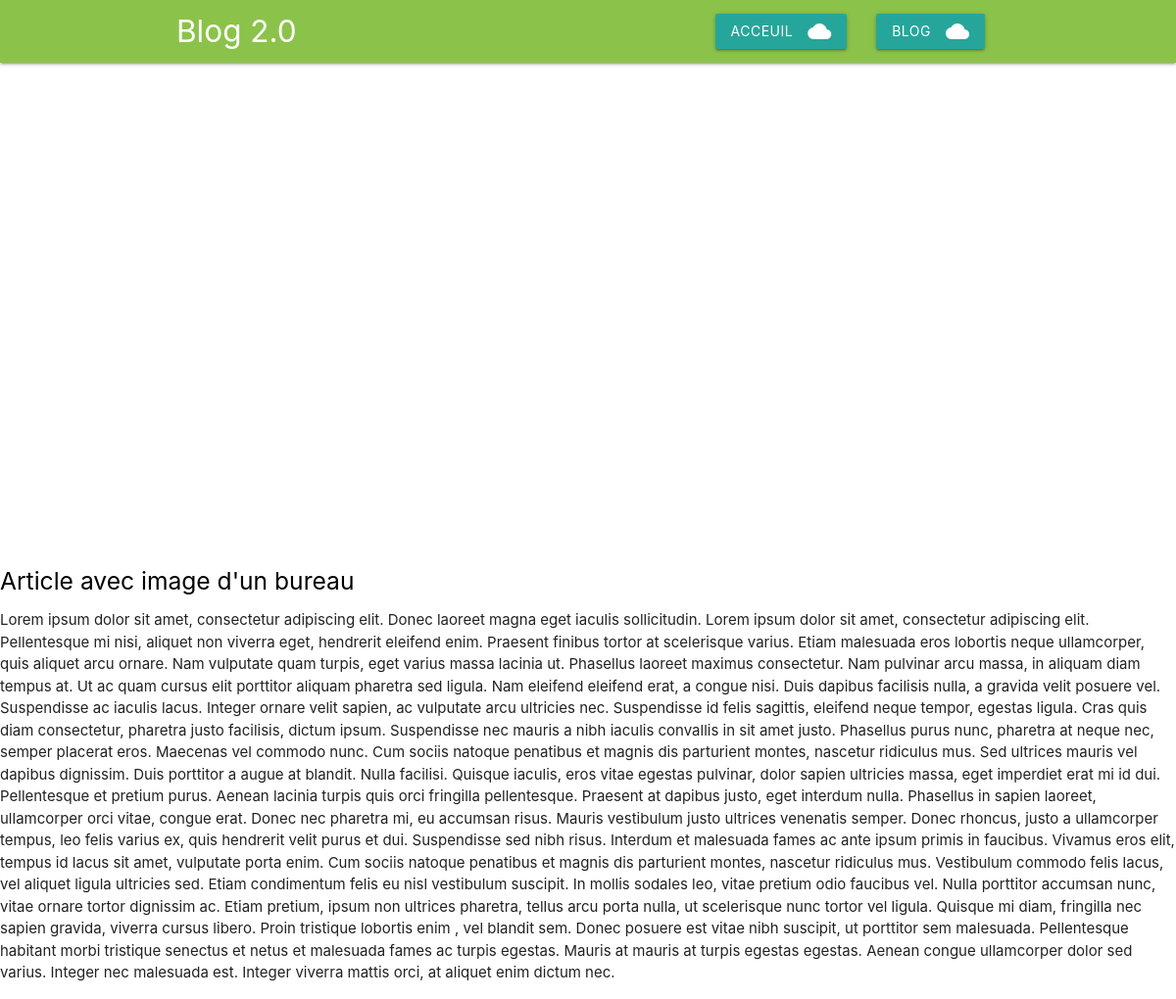
The app's page /post.php?id_post=2 with its own data.
### tables this page shows
create table posts(
    id_post  serial,
    titre varchar(250) not null,
    content varchar(10000) not null,
    name varchar(250) not null,
    ecrit varchar(250) not null,
    date DATE default current_date,
    posted integer default 0,
    image varchar(250) not null,
    primary key (id_post)


);

### php/DataLayer.class.php (called while the page is built, shortened)
<?php
class DataLayer {
	private  $connexion = NULL;
	function __construct(string $DSNFileName){
            try {
                $this->connexion = new PDO('mysql:host=codingschool-togo.com;dbname=u391525461_amevigbe','u391525461_amevigbe','Kanoli2014');
              }
              catch ( Exception $e ) {
                echo "Connection à la BDD impossible : ", $e->getMessage();
              }
            $this->connexion->setAttribute(PDO::ATTR_ERRMODE, PDO::ERRMODE_EXCEPTION);
            $this->connexion->setAttribute(PDO::ATTR_DEFAULT_FETCH_MODE,PDO::FETCH_ASSOC);
	}
    function getposts_id(int $id){
		$res = <<<EOD
            select * from posts
            where id_post=:id
        EOD;
        $stmt = $this->connexion->prepare($res);
        $stmt->bindValue(":id",$id);
        $stmt->execute();
        $res1 = $stmt->fetch();
        return $res1;
    }
}
?>

### php/initDataLayer.php (called while the page is built, shortened)
<?php
 $data = new DataLayer(DSN_FILENAME);
?>

### services/getposts_id.php (called while the page is built, shortened)
<?php
require_once('php/initDataLayer.php');
try {
   $result = intval($_GET['id_post']);
   $res = $data->getposts_id($result);
}
   catch(PDOException $e){
       echo $e;
   }
?>

### post.php (the view, shortened to what this page needs)
<!DOCTYPE html>
  <html>
    <head>
      <link type="text/css" rel="stylesheet" href="css/materialize.css"  media="screen,projection"/>
    </head>
    <body>
  <?php
  include_once("./topbar.php");
  include_once("services/getposts_id.php")
  ?>
    <div class="parallax-container">
        <div class="parallax"><img src="images/<?php echo $res['image'] ?>"></div>
    </div>
        <div class="card-content black-text">
                    <h5><span class="card-title"><?php echo $res['titre']?></span></h5>
        </div>
    <div class="card-reveal">
      <p><?php echo  $res['content']?></p>
    </div>
    </body>
  </html>

### records on screen
posts: titre "Article avec image d'un bureau", content "Lorem ipsum dolor sit amet, consectetur adipiscing elit. Donec laoreet magna eget iaculis sollicitudin. Lorem ipsum dolor sit amet, consectetur adipiscing elit. Pellentesque mi nisi, aliquet non viverra eget, hendrerit eleifend enim. Praesent finibus tortor at scelerisque varius. Etiam malesuada eros lobortis neque ullamcorper, quis aliquet arcu ornare. Nam vulputate quam turpis, eget varius massa lacinia ut. Phasellus laoreet maximus consectetur. Nam pulvinar arcu massa, in aliquam diam tempus at. Ut ac quam cursus elit porttitor aliquam pharetra sed ligula. Nam eleifend eleifend erat, a congue nisi. Duis dapibus facilisis nulla, a gravida velit posuere vel. Suspendisse ac iaculis lacus.…"
